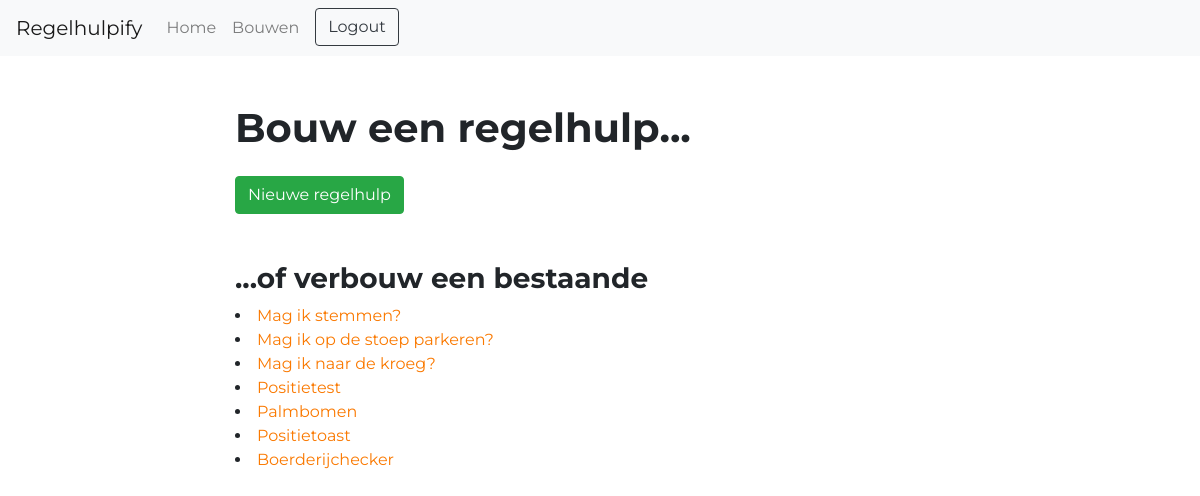
The app's page /builder/ (signed in), older data.
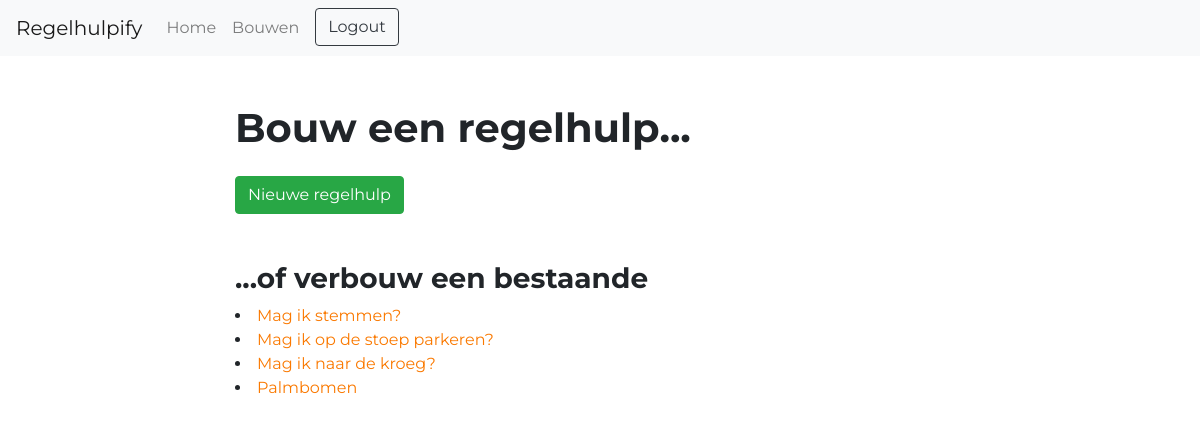
The same page, newer data.
### regelhulpify/models.py (models this page shows, shortened)
class Tool(models.Model):
    owner = models.ForeignKey(User, on_delete=models.SET_DEFAULT, default=1)
    name = models.CharField(max_length=128, unique=True)
    desc = models.CharField(max_length=1024)
    img = models.URLField(max_length=1024, null=True, blank=True)
    shorturl = models.SlugField(max_length=64, unique=True, null=True, blank=True, validators=[safe_url])

### regelhulpify/views.py (the view)
# urls.py: path("builder/", views.builder, name="builder"),
@login_required
def builder(request):
    context = {'tools': Tool.objects.filter(owner=request.user)}
    return render(request, 'regelhulpify/builder.html', context)

### regelhulpify/context_processors.py (called while the page is built)
def login_form(request):
    return {
        'login_form': AuthenticationForm()
    }

### regelhulpify/templates/regelhulpify/builder.html
{% extends 'regelhulpify/base.html' %}
{% block content %}
    <h1 class="">Bouw een regelhulp...</h1>
    <a href="{% url 'newtool' %}" class="btn btn-success mt-3">Nieuwe regelhulp</a>
    <h3 class="mt-5">...of verbouw een bestaande</h3>
    <div>
        {% for tool in tools %}
        <li>
            <a href="{% url 'builder_tool' tool.id %}" >{{ tool.name }}</a>
        </li>
        {% endfor %}
    </div>
{% endblock %}

### regelhulpify/templates/regelhulpify/base.html (shortened to what this page needs)
{% load static %}
<html>
    <head>
        <link rel="stylesheet" href="{% static 'css/custom.css' %}">
    </head>
    <body>
        <nav class="navbar navbar-expand-lg navbar-light bg-light">
            <a class="navbar-brand" href="{% url 'home' %}">Regelhulpify</a>
            <div class="collapse navbar-collapse" id="navbarSupportedContent">
                <ul class="navbar-nav mr-auto">
                    <li class="nav-item">
                        <a class="nav-link" href="{% url 'home' %}">Home</a>
                    </li>
                    <li class="nav-item">
                    {% if user.is_authenticated %}
                        <a class="nav-link" href="{% url 'builder' %}">Bouwen</a>
                    {% else %}
                        <a class="nav-link" href="{% url 'django_registration_register' %}">Registreren</a>
                    {% endif %}
                    </li>
                    <li class="nav-item dropdown order-1">
                        {% if user.is_authenticated %}
                    <a class="btn btn-outline-dark log-button" href="{% url 'logout' %}"> Logout</a>
                      {% endif %}
                  </li>
                </ul>
            </div>
        </nav>
        <div class="content container mt-5 pb-5">
            <div class="row">
                <div class="col-md-2"></div>
                <div class="col-md-8">
                    {% block content %}
                    {% endblock %}
                </div>
            </div>
        </div>
    </body>
</html>

Row changes from the older to the newer data that the page shows:
removed Tool: name "Positietest"
removed Tool: name "Positietoast"
removed Tool: name "Boerderijchecker"
